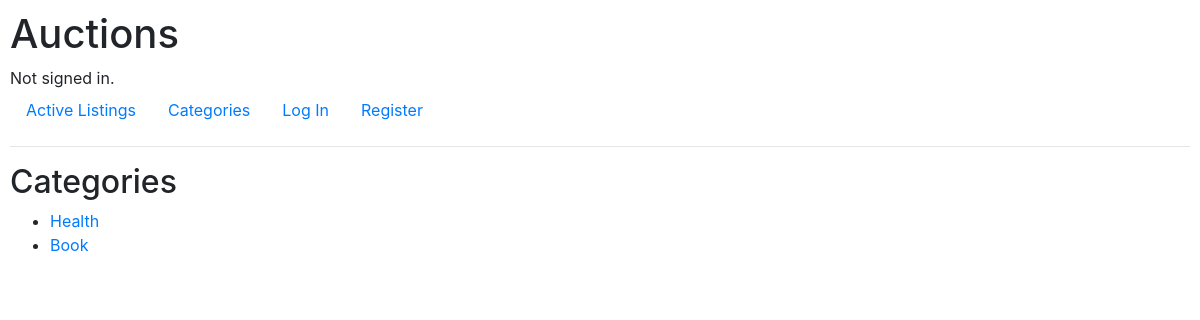
The page /categories on the database as committed earlier.
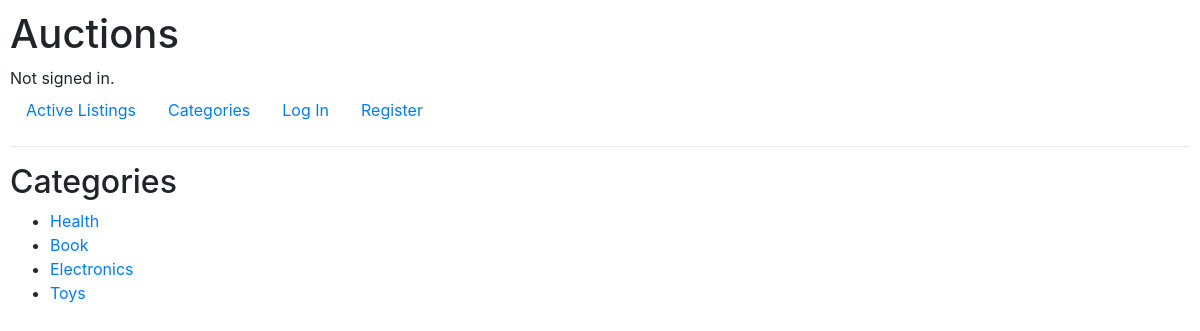
The same page on the database as committed later.
### auctions/models.py (models this page shows, shortened)
class Category(models.Model):
    title = models.CharField(max_length=64)

### auctions/views.py (the view)
# urls.py: path("categories", views.list_categories, name="list_categories"),
def list_categories(request):
    categories = Category.objects.all()
    return render(request, "auctions/categories.html",{
        "categories": categories
    })

### auctions/templates/auctions/categories.html
{% extends "auctions/layout.html" %}
{% load static %}
{% block body %}
<h2>Categories</h2>
<ul>
		{% for category in categories %}
				<li>
						<a href="{% url 'index' %}?category={{category.title}}">{{category.title}}</a>
				</li>
		{% endfor %}
</ul>
{% endblock %}

### auctions/templates/auctions/layout.html (shortened to what this page needs)
{% load static %}
<!DOCTYPE html>
<html lang="en">
    <head>
        <link rel="stylesheet" href="https://stackpath.bootstrapcdn.com/bootstrap/4.4.1/css/bootstrap.min.css">
        <link href="{% static 'auctions/styles.css' %}" rel="stylesheet">
    </head>
    <body>
        <h1>Auctions</h1>
        <div>
            {% if user.is_authenticated %}
                Signed in as <strong>{{ user.username }}</strong>.
            {% else %}
                Not signed in.
            {% endif %}
        </div>
        <ul class="nav">
            <li class="nav-item">
                <a class="nav-link" href="{% url 'index' %}">Active Listings</a>
            </li>
             <li class="nav-item">
                <a class="nav-link" href="{% url 'list_categories' %}">Categories</a>
            </li>
            {% if user.is_authenticated %}
                <li class="nav-item">
                      <a class="nav-link" href="{% url 'create_auction' %}">Create Listing</a>
                </li>
                    <li class="nav-item">
                    <a class="nav-link" href="{% url 'list_watchlist' %}">Watchlist</a>
                </li>
                </li>
                    <li class="nav-item">
                    <a class="nav-link" href="{% url 'logout' %}">Log Out</a>
                </li>
            {% else %}
                <li class="nav-item">
                    <a class="nav-link" href="{% url 'login' %}">Log In</a>
                </li>
                <li class="nav-item">
                    <a class="nav-link" href="{% url 'register' %}">Register</a>
                </li>
            {% endif %}
        </ul>
        <hr>
            {% block body %}
            {% endblock %}
    </body>
</html>

### auctions/static/auctions/styles.css (style rules this page uses)
body { padding: 10px; }

Rows that differ between the two databases and show on the page:
added Category: title "Electronics"
added Category: title "Toys"
